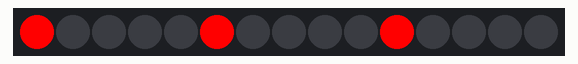
Bench run of a sketch on a simulated Arduino Uno, built with avr-gcc and run on an emulated ATmega328P. On the bench: 15 RGB LEDs in strip order, left to right.

Above: at 0.05 s.
At 1.26 s:
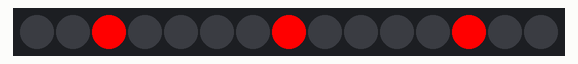
At 2.47 s:
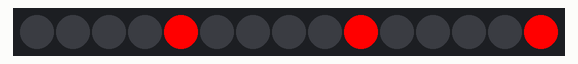
At 4.99 s:
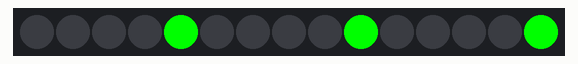
At 7.52 s:
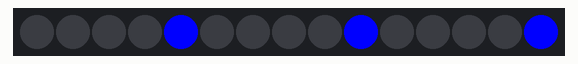
At 10.04 s:
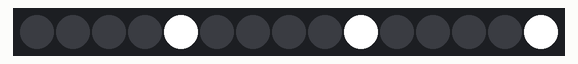

The sketch:

neopixel_strip.ino
```cpp
#include <Adafruit_NeoPixel.h>

#define NPX_PIN 6

#define NUMPIXELS 15

#define PXGROUP 5


Adafruit_NeoPixel pixelstrip = Adafruit_NeoPixel(NUMPIXELS, NPX_PIN, NEO_GRB + NEO_KHZ800);

uint32_t red = pixelstrip.Color(255, 0, 0);
uint32_t green = pixelstrip.Color(0, 255, 0);
uint32_t blue = pixelstrip.Color(0, 0, 255);

uint32_t white = pixelstrip.Color(255, 255, 255);

uint32_t colours[] = {red, green, blue, white};

void setup(){
    pixelstrip.begin();
}

int c = 0;
int l = 0;

void loop(){
    for(int j=0;j<PXGROUP;j++){

        // turn all off
        for(int i=0;i<NUMPIXELS;i++){
            pixelstrip.setPixelColor(i, pixelstrip.Color(0, 0, 0));
        }

        // turn on every 5th one
        for(int i=0;i<NUMPIXELS/PXGROUP;i++){
            pixelstrip.setPixelColor(j+PXGROUP*i, colours[c]);
        }

        pixelstrip.show();

        delay(100);
    }
    l++;
    if(l % 5 == 0){
      c++;
      if(c>3) c=0;
    }

}
```

Measured:
- by itself, everything shown: repeats every 10.1 s, in 100 steps
